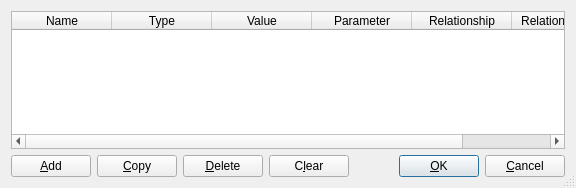
<ui version="4.0" >
 <class>PageItemAttributes</class>
 <widget class="QDialog" name="PageItemAttributes" >
  <property name="geometry" >
   <rect>
    <x>0</x>
    <y>0</y>
    <width>576</width>
    <height>188</height>
   </rect>
  </property>
  <property name="windowTitle" >
   <string>Attributes</string>
  </property>
  <property name="sizeGripEnabled" >
   <bool>true</bool>
  </property>
  <layout class="QVBoxLayout" >
   <item>
    <widget class="ScTableWidget" name="attributesTable" >
     <column>
      <property name="text" >
       <string>Name</string>
      </property>
     </column>
     <column>
      <property name="text" >
       <string>Type</string>
      </property>
     </column>
     <column>
      <property name="text" >
       <string>Value</string>
      </property>
     </column>
     <column>
      <property name="text" >
       <string>Parameter</string>
      </property>
     </column>
     <column>
      <property name="text" >
       <string>Relationship</string>
      </property>
     </column>
     <column>
      <property name="text" >
       <string>Relationship To</string>
      </property>
     </column>
    </widget>
   </item>
   <item>
    <layout class="QHBoxLayout" >
     <item>
      <widget class="QPushButton" name="addButton" >
       <property name="text" >
        <string>&amp;Add</string>
       </property>
       <property name="shortcut" >
        <string>Alt+A</string>
       </property>
      </widget>
     </item>
     <item>
      <widget class="QPushButton" name="copyButton" >
       <property name="text" >
        <string>&amp;Copy</string>
       </property>
       <property name="shortcut" >
        <string>Alt+C</string>
       </property>
      </widget>
     </item>
     <item>
      <widget class="QPushButton" name="deleteButton" >
       <property name="text" >
        <string>&amp;Delete</string>
       </property>
       <property name="shortcut" >
        <string>Alt+D</string>
       </property>
      </widget>
     </item>
     <item>
      <widget class="QPushButton" name="clearButton" >
       <property name="text" >
        <string>C&amp;lear</string>
       </property>
       <property name="shortcut" >
        <string>Alt+L</string>
       </property>
      </widget>
     </item>
     <item>
      <spacer>
       <property name="orientation" >
        <enum>Qt::Horizontal</enum>
       </property>
       <property name="sizeType" >
        <enum>QSizePolicy::Expanding</enum>
       </property>
       <property name="sizeHint" >
        <size>
         <width>90</width>
         <height>20</height>
        </size>
       </property>
      </spacer>
     </item>
     <item>
      <widget class="QPushButton" name="okButton" >
       <property name="text" >
        <string>&amp;OK</string>
       </property>
       <property name="shortcut" >
        <string/>
       </property>
       <property name="autoDefault" >
        <bool>true</bool>
       </property>
       <property name="default" >
        <bool>true</bool>
       </property>
      </widget>
     </item>
     <item>
      <widget class="QPushButton" name="cancelButton" >
       <property name="text" >
        <string>&amp;Cancel</string>
       </property>
       <property name="shortcut" >
        <string/>
       </property>
       <property name="autoDefault" >
        <bool>true</bool>
       </property>
      </widget>
     </item>
    </layout>
   </item>
  </layout>
 </widget>
 <layoutdefault spacing="6" margin="11" />
 <customwidgets>
  <customwidget>
   <class>ScTableWidget</class>
   <extends>QTableWidget</extends>
   <header>ui/sctablewidget.h</header>
  </customwidget>
 </customwidgets>
 <includes>
  <include location="local" >pagestructs.h</include>
 </includes>
 <resources/>
 <connections/>
</ui>
